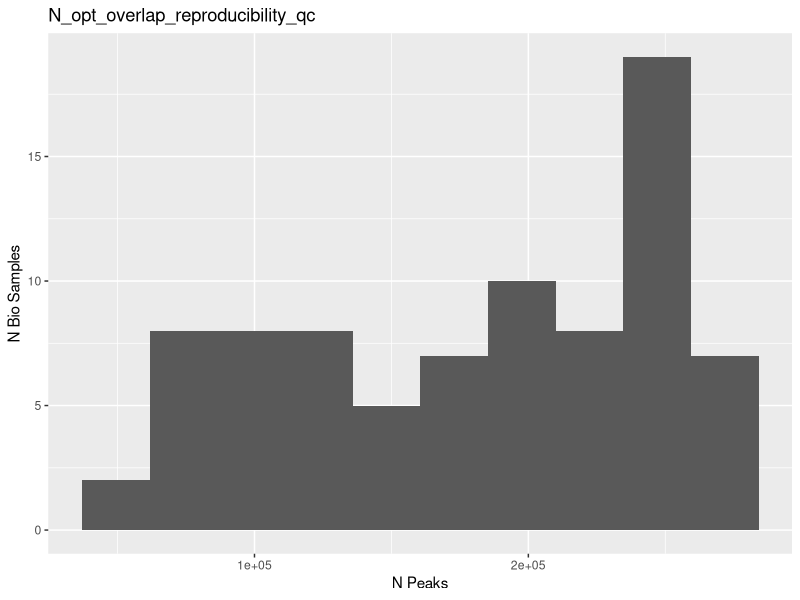
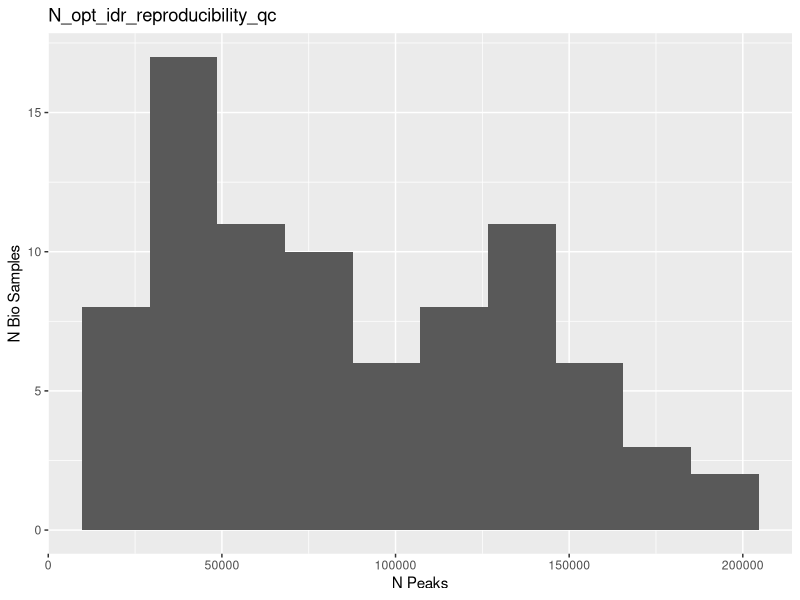
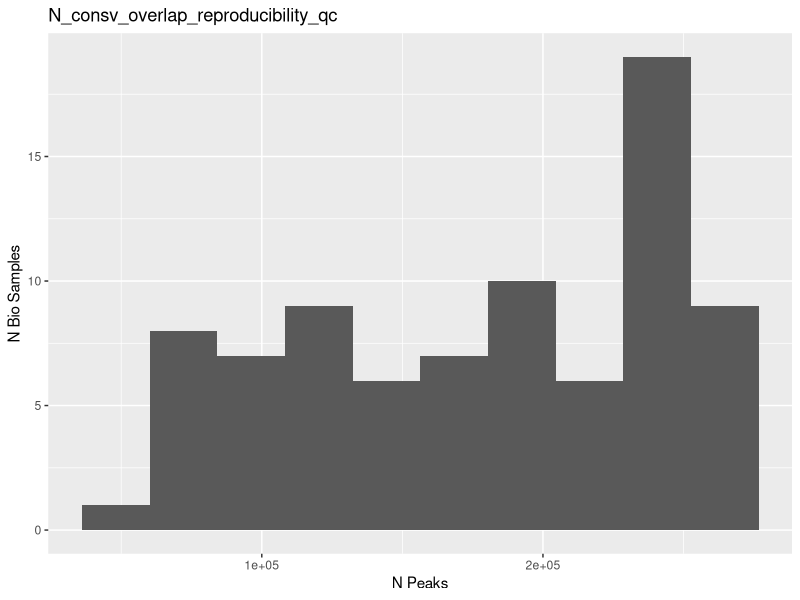
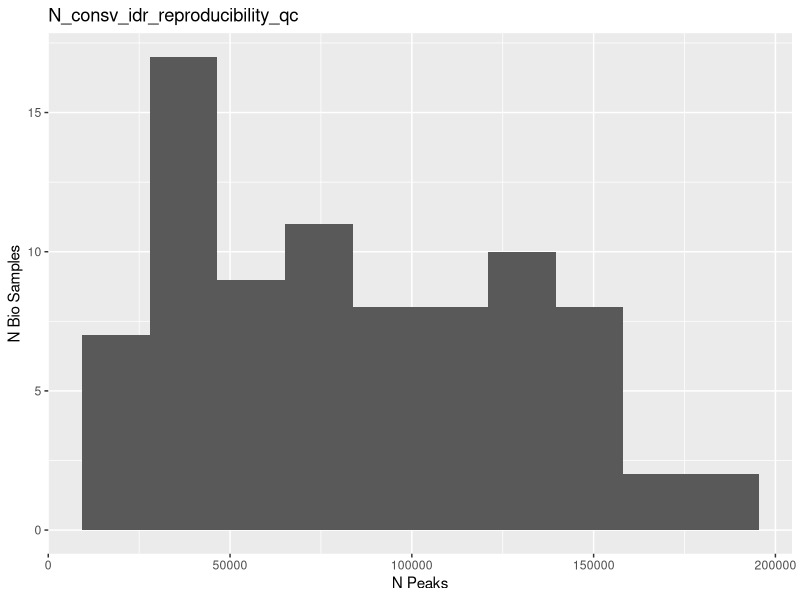
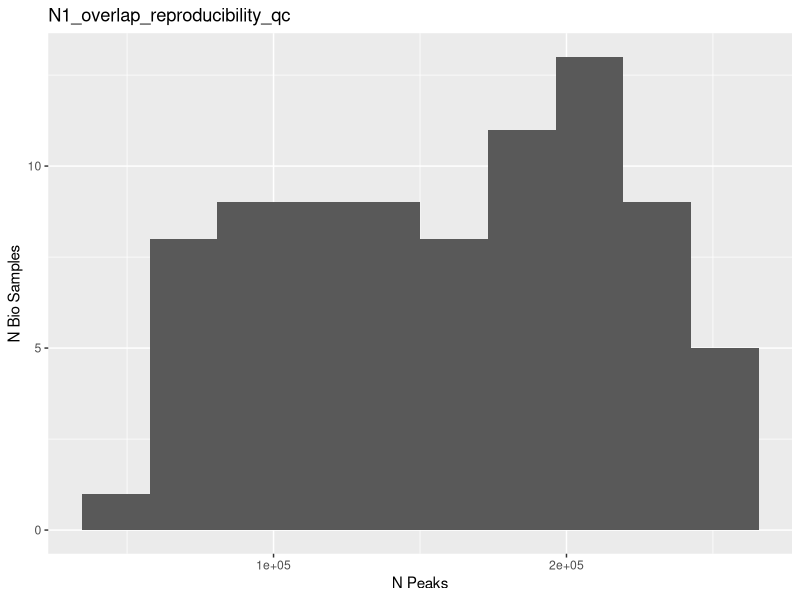
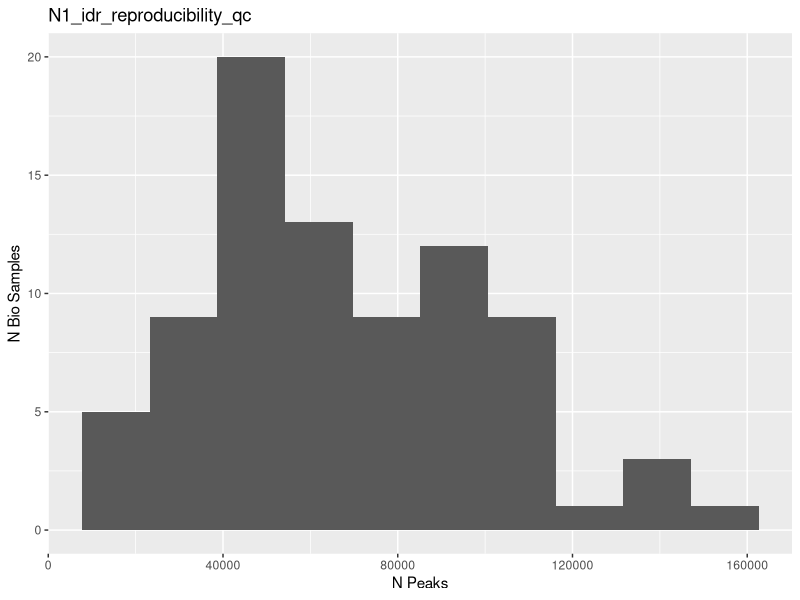

Generate these figures, in order, with R:
rm(list=ls())
library(ggplot2)
data=read.table("report.txt",header=TRUE,sep='\t')

p1=ggplot(data=data,
       aes(x=data$N_opt_overlap_reproducibility_qc))+
  geom_histogram(bins=10)+
  xlab("N Peaks")+
  ylab("N Bio Samples")+
  ggtitle("N_opt_overlap_reproducibility_qc")

p2=ggplot(data=data,
          aes(x=data$N_opt_idr_reproducibility_qc))+
  geom_histogram(bins=10)+
  xlab("N Peaks")+
  ylab("N Bio Samples")+
  ggtitle("N_opt_idr_reproducibility_qc")


p3=ggplot(data=data,
          aes(x=data$N_consv_overlap_reproducibility_qc))+
  geom_histogram(bins=10)+
  xlab("N Peaks")+
  ylab("N Bio Samples")+
  ggtitle("N_consv_overlap_reproducibility_qc")

p4=ggplot(data=data,
          aes(x=data$N_consv_idr_reproducibility_qc))+
  geom_histogram(bins=10)+
  xlab("N Peaks")+
  ylab("N Bio Samples")+
  ggtitle("N_consv_idr_reproducibility_qc")

p5=ggplot(data=data,
          aes(x=data$N1_overlap_reproducibility_qc))+
  geom_histogram(bins=10)+
  xlab("N Peaks")+
  ylab("N Bio Samples")+
  ggtitle("N1_overlap_reproducibility_qc")

p6=ggplot(data=data,
          aes(x=data$N1_idr_reproducibility_qc))+
  geom_histogram(bins=10)+
  xlab("N Peaks")+
  ylab("N Bio Samples")+
  ggtitle("N1_idr_reproducibility_qc")


#summarize the FRIPC metrics 

#histogram of fripc metrics 

#correlation plot of number of optimal overlap peaks vs the fripc metric score. 
